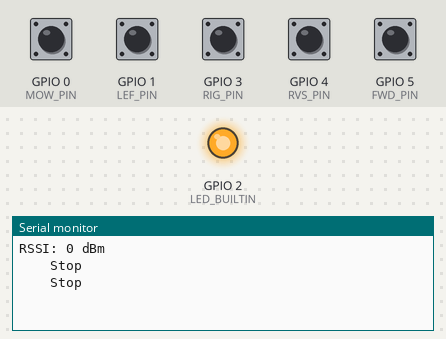
Simulated run of this sketch. Board: ESP8266 (NodeMCU). On the bench: output pins drawn as LEDs (lit = HIGH, except the on-board LED, lit = LOW), the last lines printed to the serial monitor. Inputs (shaded band) come from the test bench; at power-on: GPIO 0 (MOW_PIN), GPIO 1 (LEF_PIN), GPIO 3 (RIG_PIN), GPIO 4 (RVS_PIN), GPIO 5 (FWD_PIN) HIGH. WiFi joins after 1.5 s; servers stay silent unless stated.

Above: at 3.4 s.
3.5 s: GPIO 0 (MOW_PIN) pulled LOW for 1 s
At 4.5 s:
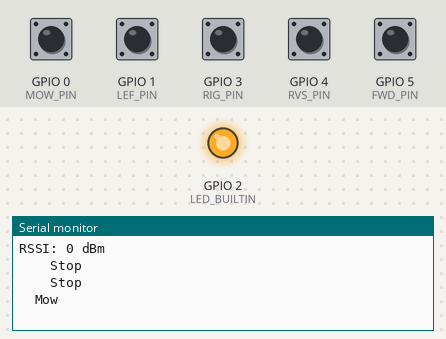
6.0 s: GPIO 1 (LEF_PIN) pulled LOW for 1 s
At 6.9 s:
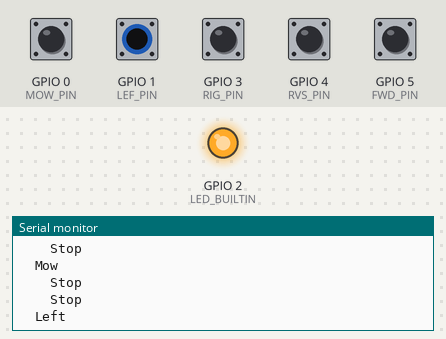
8.5 s: GPIO 3 (RIG_PIN) pulled LOW for 1 s
At 9.2 s:
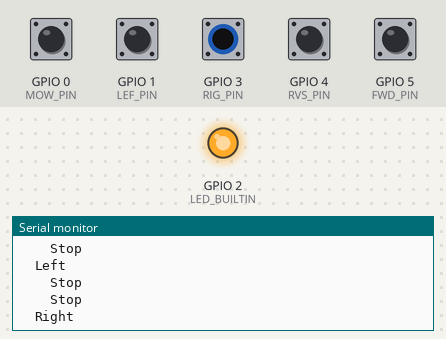
11.0 s: GPIO 4 (RVS_PIN) pulled LOW for 1 s
At 11.7 s:
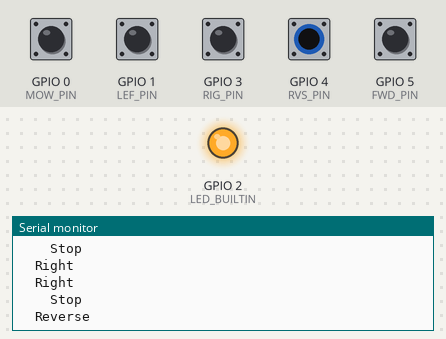
13.5 s: GPIO 5 (FWD_PIN) pulled LOW for 1 s
At 14.9 s:
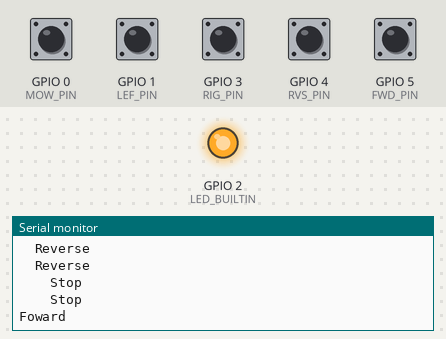

Measured:
- after the input at 3.5 s, the serial monitor: prints a new line after 0.30 s (image 1)
- after the input at 6.0 s, the serial monitor: prints a new line after 0.21 s (image 2)
- after the input at 8.5 s, the serial monitor: prints a new line after 0.12 s (image 3)
- after the input at 11.0 s, the serial monitor: prints a new line at once (image 4)
- after the input at 13.5 s, the serial monitor: prints a new line after 0.73 s (image 5)

The sketch:

Remote_Control_AP.ino
```cpp
#include <ESP8266WiFi.h>
#include <Arduino_JSON.h>
#define DEBUGGING

#define FWD_PIN         5    // D1 Forward direction
#define RVS_PIN         4    // D2 Reverse direction
#define RIG_PIN         3    // RX right direction
#define LEF_PIN         1    // TX left direction
#define MOW_PIN         0    // D3 to mow


//#define HOST_IP        "192.168.0.192"
#define HOST_IP        "192.168.4.1"
#define HOST_PORT      8000
#define WIFI_INTERVAL  250

JSONVar myJSON;
WiFiClient wificlient;
unsigned long lasttime_ok;
unsigned long lasttime_led = millis();

void setup() {
  Serial.begin(57600);
  WiFi.enableAP(false);
  WiFi.mode(WIFI_STA);
  wifi_begin();
  WiFi.setAutoReconnect(true);
  WiFi.persistent(true);
  wificlient.setTimeout(200);
  pinMode(FWD_PIN, INPUT_PULLUP);
  pinMode(RVS_PIN, INPUT_PULLUP);
  pinMode(RIG_PIN, INPUT_PULLUP);
  pinMode(LEF_PIN, INPUT_PULLUP);
  pinMode(MOW_PIN, INPUT_PULLUP);

  pinMode(LED_BUILTIN, OUTPUT);

  //JSON_send_key_value("Fwd", 1);
  delay(1000);
  while (!wificlient.connect(HOST_IP, HOST_PORT)) {
      #ifdef DEBUGGING
         Serial.println("\t,  Connection to robot failed !!!!");
      #endif
      delay(1000);
   }
   delay(1000);
  //JSON_send_key_value("Fwd", 0);
  Serial.printf("RSSI: %d dBm\n", WiFi.RSSI());

}

// ============================= Loop ==================================

void loop() {
  static bool is_OK;
  static int ledState = LOW;
  boolean fwd_onoff; // = digitalRead(FWD_PIN);
  boolean rvs_onoff;// = digitalRead(RVS_PIN);
  boolean right_onoff, left_onoff, mow_onoff;

  fwd_onoff   = digitalRead(FWD_PIN);
  rvs_onoff   = digitalRead(RVS_PIN);
  right_onoff = digitalRead(RIG_PIN);
  left_onoff  = digitalRead(LEF_PIN);
  mow_onoff   = digitalRead(MOW_PIN);

  //lasttime_ok = millis() ;

  //delay(400);
  is_OK = false;

  if (!fwd_onoff) {
    Serial.println("Foward");
    is_OK = JSON_send_key_value("Run", 1);
   // if (JSON_send_key_value("Run", 1)) {  // forward
   //    lasttime_ok = millis();

  //  }
  } else if (!rvs_onoff) {
    Serial.println("  Reverse");
    is_OK = JSON_send_key_value("Run", 2);
   // if (JSON_send_key_value("Run", 2)) lasttime_ok = millis() ; // reverse
  } else if (!right_onoff) {
    Serial.println("  Right");
    is_OK = JSON_send_key_value("Run", 3);
  } else if (!left_onoff) {
    Serial.println("  Left");
    is_OK = JSON_send_key_value("Run", 4);
  } else if (!mow_onoff) {
    Serial.println("  Mow");
    is_OK = JSON_send_key_value("Run", 5);
  } else {
    Serial.println("    Stop");
    is_OK = JSON_send_key_value("Run", 0);
   // if (JSON_send_key_value("Run", 0)) lasttime_ok = millis() ; // else stop
  }
  if (is_OK) {
    if ( (millis() - lasttime_led) > 1000) {
      if (ledState == LOW) {
        ledState = HIGH;
      } else {
        ledState = LOW;
      }
      //Serial.print(ledState); Serial.println (" ---- OKKKKK");
      digitalWrite(LED_BUILTIN, ledState);
      lasttime_led = millis();
    }
    //Serial.println("   Succesful");
    delay(200);
  } else {
    delay(400);
  }
  // put your main code here, to run repeatedly:

}
```

JSON.ino
```cpp
String inpstr;

bool JSON_send_key_value(String key, int value) {
//   if (!wificlient.connect(HOST_IP, HOST_PORT)) {
//      #ifdef DEBUG
//         Serial.println("\t,  Connection to robot failed !!!!");
//      #endif
//      delay(1);
//      return;
//   }
   if ( wificlient.connect(HOST_IP, HOST_PORT)) {
      wificlient.print("{\"" + key + "\":" + String(value) + "}<");
      wificlient.flush();
     // delay(10);
      inpstr = wificlient.readStringUntil('<');
      #ifdef DEBUGGING
         Serial.println(inpstr);
      #endif
      if (inpstr == "OK") {
        return true;
      }
   //} else {
   //delay(100);
    //  wificlient.flush();
   }
   return false;

  // while(wificlient.available()) {
   //   char c = wificlient.read();
   //   Serial.print(c);
   //}
}
```
